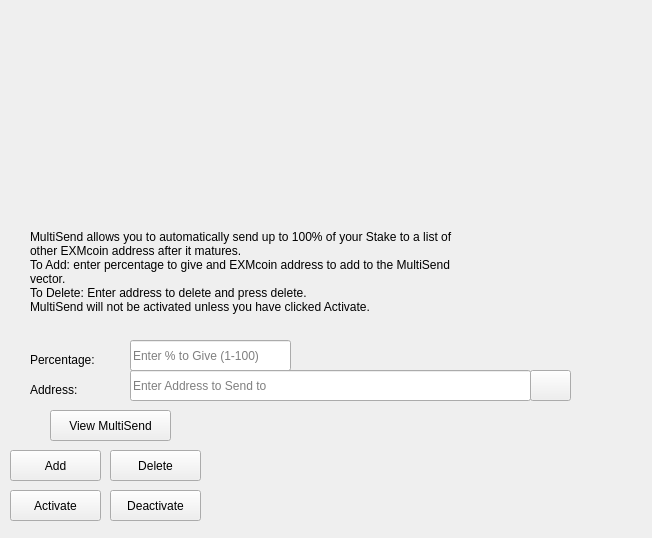
<?xml version="1.0" encoding="UTF-8"?>
<ui version="4.0">
 <class>StakeForCharityDialog</class>
 <widget class="QWidget" name="StakeForCharityDialog">
  <property name="windowModality">
   <enum>Qt::NonModal</enum>
  </property>
  <property name="geometry">
   <rect>
    <x>0</x>
    <y>0</y>
    <width>652</width>
    <height>538</height>
   </rect>
  </property>
  <property name="windowTitle">
   <string>Stake For Charity</string>
  </property>
  <widget class="QLineEdit" name="charityPercentEdit">
   <property name="geometry">
    <rect>
     <x>130</x>
     <y>340</y>
     <width>161</width>
     <height>31</height>
    </rect>
   </property>
   <property name="toolTip">
    <string>Enter whole numbers 1 - 100</string>
   </property>
   <property name="placeholderText">
    <string>Enter % to Give (1-100)</string>
   </property>
  </widget>
  <widget class="QLineEdit" name="charityAddressEdit">
   <property name="geometry">
    <rect>
     <x>130</x>
     <y>370</y>
     <width>401</width>
     <height>31</height>
    </rect>
   </property>
   <property name="toolTip">
    <string/>
   </property>
   <property name="placeholderText">
    <string>Enter Address to Send to</string>
   </property>
  </widget>
  <widget class="QLabel" name="label_12">
   <property name="geometry">
    <rect>
     <x>30</x>
     <y>230</y>
     <width>451</width>
     <height>121</height>
    </rect>
   </property>
   <property name="lineWidth">
    <number>1</number>
   </property>
   <property name="text">
    <string>MultiSend allows you to automatically send up to 100% of your Stake to a list of other EXMcoin address after it matures.
To Add: enter percentage to give and EXMcoin address to add to the MultiSend vector. 
To Delete: Enter address to delete and press delete.
MultiSend will not be activated unless you have clicked Activate.</string>
   </property>
   <property name="alignment">
    <set>Qt::AlignLeading|Qt::AlignLeft|Qt::AlignTop</set>
   </property>
   <property name="wordWrap">
    <bool>true</bool>
   </property>
  </widget>
  <widget class="QLabel" name="message">
   <property name="geometry">
    <rect>
     <x>210</x>
     <y>430</y>
     <width>381</width>
     <height>91</height>
    </rect>
   </property>
   <property name="text">
    <string/>
   </property>
  </widget>
  <widget class="QPushButton" name="addButton">
   <property name="geometry">
    <rect>
     <x>10</x>
     <y>450</y>
     <width>91</width>
     <height>31</height>
    </rect>
   </property>
   <property name="toolTip">
    <string/>
   </property>
   <property name="statusTip">
    <string>Add to MultiSend Vector</string>
   </property>
   <property name="text">
    <string>Add</string>
   </property>
  </widget>
  <widget class="QPushButton" name="disableButton">
   <property name="geometry">
    <rect>
     <x>110</x>
     <y>490</y>
     <width>91</width>
     <height>31</height>
    </rect>
   </property>
   <property name="statusTip">
    <string>Deactivate MultiSend</string>
   </property>
   <property name="text">
    <string>Deactivate</string>
   </property>
  </widget>
  <widget class="QPushButton" name="addressBookButton">
   <property name="geometry">
    <rect>
     <x>530</x>
     <y>370</y>
     <width>41</width>
     <height>31</height>
    </rect>
   </property>
   <property name="toolTip">
    <string>Choose an address from the address book</string>
   </property>
   <property name="text">
    <string/>
   </property>
   <property name="icon">
    <iconset resource="../bitcoin.qrc">
     <normaloff>:/icons/address-book</normaloff>:/icons/address-book</iconset>
   </property>
   <property name="shortcut">
    <string>Alt+A</string>
   </property>
   <property name="autoDefault">
    <bool>false</bool>
   </property>
  </widget>
  <widget class="QLabel" name="label">
   <property name="geometry">
    <rect>
     <x>30</x>
     <y>350</y>
     <width>91</width>
     <height>20</height>
    </rect>
   </property>
   <property name="toolTip">
    <string>Percentage of stake to send</string>
   </property>
   <property name="text">
    <string>Percentage:</string>
   </property>
  </widget>
  <widget class="QLabel" name="label_5">
   <property name="geometry">
    <rect>
     <x>30</x>
     <y>380</y>
     <width>91</width>
     <height>20</height>
    </rect>
   </property>
   <property name="toolTip">
    <string>Address to send portion of stake to</string>
   </property>
   <property name="text">
    <string>Address:</string>
   </property>
  </widget>
  <widget class="QPushButton" name="deleteButton">
   <property name="geometry">
    <rect>
     <x>110</x>
     <y>450</y>
     <width>91</width>
     <height>31</height>
    </rect>
   </property>
   <property name="toolTip">
    <string/>
   </property>
   <property name="statusTip">
    <string>Delete Address From MultiSend Vector</string>
   </property>
   <property name="text">
    <string>Delete</string>
   </property>
  </widget>
  <widget class="QPushButton" name="activateButton">
   <property name="geometry">
    <rect>
     <x>10</x>
     <y>490</y>
     <width>91</width>
     <height>31</height>
    </rect>
   </property>
   <property name="statusTip">
    <string>Activate MultiSend</string>
   </property>
   <property name="text">
    <string>Activate</string>
   </property>
  </widget>
  <widget class="QPushButton" name="viewButton">
   <property name="geometry">
    <rect>
     <x>50</x>
     <y>410</y>
     <width>121</width>
     <height>31</height>
    </rect>
   </property>
   <property name="toolTip">
    <string/>
   </property>
   <property name="statusTip">
    <string>View MultiSend Vector</string>
   </property>
   <property name="text">
    <string>View MultiSend</string>
   </property>
  </widget>
  <widget class="QLabel" name="imagelabel">
   <property name="geometry">
    <rect>
     <x>160</x>
     <y>10</y>
     <width>231</width>
     <height>211</height>
    </rect>
   </property>
   <property name="styleSheet">
    <string notr="true">image: url(:/icons/circuit);</string>
   </property>
   <property name="text">
    <string/>
   </property>
  </widget>
 </widget>
 <resources>
  <include location="../bitcoin.qrc"/>
 </resources>
 <connections/>
</ui>
